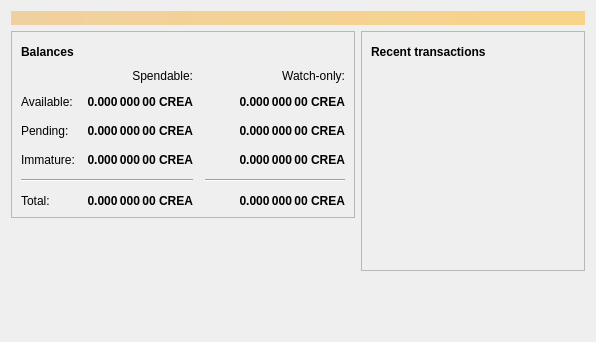
<?xml version="1.0" encoding="UTF-8"?>
<ui version="4.0">
 <class>OverviewPage</class>
 <widget class="QWidget" name="OverviewPage">
  <property name="geometry">
   <rect>
    <x>0</x>
    <y>0</y>
    <width>596</width>
    <height>342</height>
   </rect>
  </property>
  <property name="windowTitle">
   <string>Form</string>
  </property>
  <layout class="QVBoxLayout" name="topLayout">
   <item>
    <widget class="QLabel" name="labelAlerts">
     <property name="visible">
      <bool>false</bool>
     </property>
     <property name="styleSheet">
      <string notr="true">QLabel { background-color: qlineargradient(x1: 0, y1: 0, x2: 1, y2: 0, stop:0 #F0D0A0, stop:1 #F8D488); color:#000000; }</string>
     </property>
     <property name="wordWrap">
      <bool>true</bool>
     </property>
     <property name="margin">
      <number>3</number>
     </property>
     <property name="textInteractionFlags">
      <set>Qt::TextSelectableByMouse</set>
     </property>
    </widget>
   </item>
   <item>
    <layout class="QHBoxLayout" name="horizontalLayout" stretch="1,1">
     <item>
      <layout class="QVBoxLayout" name="verticalLayout_2">
       <item>
        <widget class="QFrame" name="frame">
         <property name="frameShape">
          <enum>QFrame::StyledPanel</enum>
         </property>
         <property name="frameShadow">
          <enum>QFrame::Raised</enum>
         </property>
         <layout class="QVBoxLayout" name="verticalLayout_4">
          <item>
           <layout class="QHBoxLayout" name="horizontalLayout_4">
            <item>
             <widget class="QLabel" name="label_5">
              <property name="font">
               <font>
                <weight>75</weight>
                <bold>true</bold>
               </font>
              </property>
              <property name="text">
               <string>Balances</string>
              </property>
             </widget>
            </item>
            <item>
             <widget class="QPushButton" name="labelWalletStatus">
              <property name="enabled">
               <bool>true</bool>
              </property>
              <property name="maximumSize">
               <size>
                <width>30</width>
                <height>16777215</height>
               </size>
              </property>
              <property name="toolTip">
               <string>The displayed information may be out of date. Your wallet automatically synchronizes with the Creativecoin network after a connection is established, but this process has not completed yet.</string>
              </property>
              <property name="text">
               <string/>
              </property>
              <property name="icon">
               <iconset resource="../bitcoin.qrc">
                <normaloff>:/icons/warning</normaloff>
                <disabledoff>:/icons/warning</disabledoff>:/icons/warning</iconset>
              </property>
              <property name="iconSize">
               <size>
                <width>24</width>
                <height>24</height>
               </size>
              </property>
              <property name="flat">
               <bool>true</bool>
              </property>
             </widget>
            </item>
            <item>
             <spacer name="horizontalSpacer_3">
              <property name="orientation">
               <enum>Qt::Horizontal</enum>
              </property>
              <property name="sizeHint" stdset="0">
               <size>
                <width>40</width>
                <height>20</height>
               </size>
              </property>
             </spacer>
            </item>
           </layout>
          </item>
          <item>
           <layout class="QGridLayout" name="gridLayout">
            <property name="spacing">
             <number>12</number>
            </property>
            <item row="2" column="2">
             <widget class="QLabel" name="labelWatchPending">
              <property name="font">
               <font>
                <weight>75</weight>
                <bold>true</bold>
               </font>
              </property>
              <property name="cursor">
               <cursorShape>IBeamCursor</cursorShape>
              </property>
              <property name="toolTip">
               <string>Unconfirmed transactions to watch-only addresses</string>
              </property>
              <property name="text">
               <string notr="true">0.000 000 00 CREA</string>
              </property>
              <property name="alignment">
               <set>Qt::AlignRight|Qt::AlignTrailing|Qt::AlignVCenter</set>
              </property>
              <property name="textInteractionFlags">
               <set>Qt::LinksAccessibleByMouse|Qt::TextSelectableByKeyboard|Qt::TextSelectableByMouse</set>
              </property>
             </widget>
            </item>
            <item row="2" column="1">
             <widget class="QLabel" name="labelUnconfirmed">
              <property name="font">
               <font>
                <weight>75</weight>
                <bold>true</bold>
               </font>
              </property>
              <property name="cursor">
               <cursorShape>IBeamCursor</cursorShape>
              </property>
              <property name="toolTip">
               <string>Total of transactions that have yet to be confirmed, and do not yet count toward the spendable balance</string>
              </property>
              <property name="text">
               <string notr="true">0.000 000 00 CREA</string>
              </property>
              <property name="alignment">
               <set>Qt::AlignRight|Qt::AlignTrailing|Qt::AlignVCenter</set>
              </property>
              <property name="textInteractionFlags">
               <set>Qt::LinksAccessibleByMouse|Qt::TextSelectableByKeyboard|Qt::TextSelectableByMouse</set>
              </property>
             </widget>
            </item>
            <item row="3" column="2">
             <widget class="QLabel" name="labelWatchImmature">
              <property name="font">
               <font>
                <weight>75</weight>
                <bold>true</bold>
               </font>
              </property>
              <property name="cursor">
               <cursorShape>IBeamCursor</cursorShape>
              </property>
              <property name="toolTip">
               <string>Mined balance in watch-only addresses that has not yet matured</string>
              </property>
              <property name="text">
               <string notr="true">0.000 000 00 CREA</string>
              </property>
              <property name="alignment">
               <set>Qt::AlignRight|Qt::AlignTrailing|Qt::AlignVCenter</set>
              </property>
              <property name="textInteractionFlags">
               <set>Qt::LinksAccessibleByMouse|Qt::TextSelectableByKeyboard|Qt::TextSelectableByMouse</set>
              </property>
             </widget>
            </item>
            <item row="4" column="0" colspan="2">
             <widget class="Line" name="line">
              <property name="orientation">
               <enum>Qt::Horizontal</enum>
              </property>
             </widget>
            </item>
            <item row="4" column="2">
             <widget class="Line" name="lineWatchBalance">
              <property name="sizePolicy">
               <sizepolicy hsizetype="Preferred" vsizetype="Fixed">
                <horstretch>0</horstretch>
                <verstretch>0</verstretch>
               </sizepolicy>
              </property>
              <property name="minimumSize">
               <size>
                <width>140</width>
                <height>0</height>
               </size>
              </property>
              <property name="orientation">
               <enum>Qt::Horizontal</enum>
              </property>
             </widget>
            </item>
            <item row="5" column="0">
             <widget class="QLabel" name="labelTotalText">
              <property name="text">
               <string>Total:</string>
              </property>
             </widget>
            </item>
            <item row="3" column="1">
             <widget class="QLabel" name="labelImmature">
              <property name="font">
               <font>
                <weight>75</weight>
                <bold>true</bold>
               </font>
              </property>
              <property name="cursor">
               <cursorShape>IBeamCursor</cursorShape>
              </property>
              <property name="toolTip">
               <string>Mined balance that has not yet matured</string>
              </property>
              <property name="text">
               <string notr="true">0.000 000 00 CREA</string>
              </property>
              <property name="alignment">
               <set>Qt::AlignRight|Qt::AlignTrailing|Qt::AlignVCenter</set>
              </property>
              <property name="textInteractionFlags">
               <set>Qt::LinksAccessibleByMouse|Qt::TextSelectableByKeyboard|Qt::TextSelectableByMouse</set>
              </property>
             </widget>
            </item>
            <item row="2" column="3">
             <spacer name="horizontalSpacer_2">
              <property name="orientation">
               <enum>Qt::Horizontal</enum>
              </property>
              <property name="sizeHint" stdset="0">
               <size>
                <width>40</width>
                <height>20</height>
               </size>
              </property>
             </spacer>
            </item>
            <item row="3" column="0">
             <widget class="QLabel" name="labelImmatureText">
              <property name="text">
               <string>Immature:</string>
              </property>
             </widget>
            </item>
            <item row="5" column="1">
             <widget class="QLabel" name="labelTotal">
              <property name="font">
               <font>
                <weight>75</weight>
                <bold>true</bold>
               </font>
              </property>
              <property name="cursor">
               <cursorShape>IBeamCursor</cursorShape>
              </property>
              <property name="toolTip">
               <string>Your current total balance</string>
              </property>
              <property name="text">
               <string notr="true">0.000 000 00 CREA</string>
              </property>
              <property name="alignment">
               <set>Qt::AlignRight|Qt::AlignTrailing|Qt::AlignVCenter</set>
              </property>
              <property name="textInteractionFlags">
               <set>Qt::LinksAccessibleByMouse|Qt::TextSelectableByKeyboard|Qt::TextSelectableByMouse</set>
              </property>
             </widget>
            </item>
            <item row="5" column="2">
             <widget class="QLabel" name="labelWatchTotal">
              <property name="font">
               <font>
                <weight>75</weight>
                <bold>true</bold>
               </font>
              </property>
              <property name="cursor">
               <cursorShape>IBeamCursor</cursorShape>
              </property>
              <property name="toolTip">
               <string>Current total balance in watch-only addresses</string>
              </property>
              <property name="text">
               <string notr="true">0.000 000 00 CREA</string>
              </property>
              <property name="alignment">
               <set>Qt::AlignRight|Qt::AlignTrailing|Qt::AlignVCenter</set>
              </property>
              <property name="textInteractionFlags">
               <set>Qt::LinksAccessibleByMouse|Qt::TextSelectableByKeyboard|Qt::TextSelectableByMouse</set>
              </property>
             </widget>
            </item>
            <item row="0" column="2">
             <widget class="QLabel" name="labelWatchonly">
              <property name="text">
               <string>Watch-only:</string>
              </property>
              <property name="alignment">
               <set>Qt::AlignRight|Qt::AlignTrailing|Qt::AlignVCenter</set>
              </property>
             </widget>
            </item>
            <item row="1" column="0">
             <widget class="QLabel" name="labelBalanceText">
              <property name="text">
               <string>Available:</string>
              </property>
             </widget>
            </item>
            <item row="1" column="1">
             <widget class="QLabel" name="labelBalance">
              <property name="font">
               <font>
                <weight>75</weight>
                <bold>true</bold>
               </font>
              </property>
              <property name="cursor">
               <cursorShape>IBeamCursor</cursorShape>
              </property>
              <property name="toolTip">
               <string>Your current spendable balance</string>
              </property>
              <property name="text">
               <string notr="true">0.000 000 00 CREA</string>
              </property>
              <property name="alignment">
               <set>Qt::AlignRight|Qt::AlignTrailing|Qt::AlignVCenter</set>
              </property>
              <property name="textInteractionFlags">
               <set>Qt::LinksAccessibleByMouse|Qt::TextSelectableByKeyboard|Qt::TextSelectableByMouse</set>
              </property>
             </widget>
            </item>
            <item row="1" column="2">
             <widget class="QLabel" name="labelWatchAvailable">
              <property name="font">
               <font>
                <weight>75</weight>
                <bold>true</bold>
               </font>
              </property>
              <property name="cursor">
               <cursorShape>IBeamCursor</cursorShape>
              </property>
              <property name="toolTip">
               <string>Your current balance in watch-only addresses</string>
              </property>
              <property name="text">
               <string notr="true">0.000 000 00 CREA</string>
              </property>
              <property name="alignment">
               <set>Qt::AlignRight|Qt::AlignTrailing|Qt::AlignVCenter</set>
              </property>
              <property name="textInteractionFlags">
               <set>Qt::LinksAccessibleByMouse|Qt::TextSelectableByKeyboard|Qt::TextSelectableByMouse</set>
              </property>
             </widget>
            </item>
            <item row="2" column="0">
             <widget class="QLabel" name="labelPendingText">
              <property name="text">
               <string>Pending:</string>
              </property>
             </widget>
            </item>
            <item row="0" column="1">
             <widget class="QLabel" name="labelSpendable">
              <property name="text">
               <string>Spendable:</string>
              </property>
              <property name="alignment">
               <set>Qt::AlignRight|Qt::AlignTrailing|Qt::AlignVCenter</set>
              </property>
             </widget>
            </item>
           </layout>
          </item>
         </layout>
        </widget>
       </item>
       <item>
        <spacer name="verticalSpacer">
         <property name="orientation">
          <enum>Qt::Vertical</enum>
         </property>
         <property name="sizeHint" stdset="0">
          <size>
           <width>20</width>
           <height>40</height>
          </size>
         </property>
        </spacer>
       </item>
      </layout>
     </item>
     <item>
      <layout class="QVBoxLayout" name="verticalLayout_3">
       <item>
        <widget class="QFrame" name="frame_2">
         <property name="frameShape">
          <enum>QFrame::StyledPanel</enum>
         </property>
         <property name="frameShadow">
          <enum>QFrame::Raised</enum>
         </property>
         <layout class="QVBoxLayout" name="verticalLayout">
          <item>
           <layout class="QHBoxLayout" name="horizontalLayout_2">
            <item>
             <widget class="QLabel" name="label_4">
              <property name="font">
               <font>
                <weight>75</weight>
                <bold>true</bold>
               </font>
              </property>
              <property name="text">
               <string>Recent transactions</string>
              </property>
             </widget>
            </item>
            <item>
             <widget class="QPushButton" name="labelTransactionsStatus">
              <property name="enabled">
               <bool>true</bool>
              </property>
              <property name="maximumSize">
               <size>
                <width>30</width>
                <height>16777215</height>
               </size>
              </property>
              <property name="toolTip">
               <string>The displayed information may be out of date. Your wallet automatically synchronizes with the Creativecoin network after a connection is established, but this process has not completed yet.</string>
              </property>
              <property name="text">
               <string/>
              </property>
              <property name="icon">
               <iconset resource="../bitcoin.qrc">
                <normaloff>:/icons/warning</normaloff>
                <disabledoff>:/icons/warning</disabledoff>:/icons/warning</iconset>
              </property>
              <property name="iconSize">
               <size>
                <width>24</width>
                <height>24</height>
               </size>
              </property>
              <property name="flat">
               <bool>true</bool>
              </property>
             </widget>
            </item>
            <item>
             <spacer name="horizontalSpacer">
              <property name="orientation">
               <enum>Qt::Horizontal</enum>
              </property>
              <property name="sizeHint" stdset="0">
               <size>
                <width>40</width>
                <height>20</height>
               </size>
              </property>
             </spacer>
            </item>
           </layout>
          </item>
          <item>
           <widget class="QListView" name="listTransactions">
            <property name="styleSheet">
             <string notr="true">QListView { background: transparent; }</string>
            </property>
            <property name="frameShape">
             <enum>QFrame::NoFrame</enum>
            </property>
            <property name="verticalScrollBarPolicy">
             <enum>Qt::ScrollBarAlwaysOff</enum>
            </property>
            <property name="horizontalScrollBarPolicy">
             <enum>Qt::ScrollBarAlwaysOff</enum>
            </property>
            <property name="selectionMode">
             <enum>QAbstractItemView::NoSelection</enum>
            </property>
           </widget>
          </item>
         </layout>
        </widget>
       </item>
       <item>
        <spacer name="verticalSpacer_2">
         <property name="orientation">
          <enum>Qt::Vertical</enum>
         </property>
         <property name="sizeHint" stdset="0">
          <size>
           <width>20</width>
           <height>40</height>
          </size>
         </property>
        </spacer>
       </item>
      </layout>
     </item>
    </layout>
   </item>
  </layout>
 </widget>
 <resources/>
 <connections/>
</ui>
